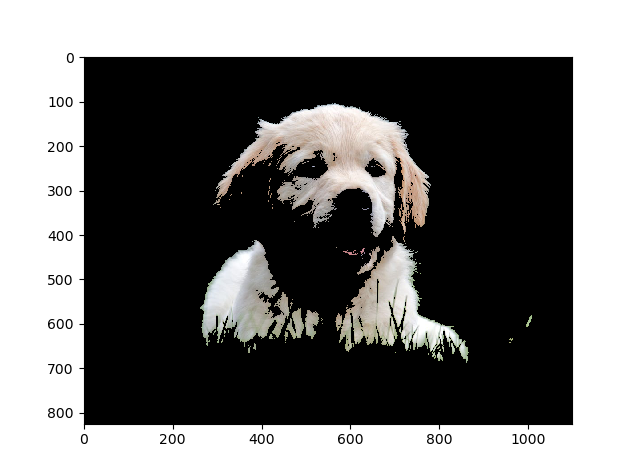

Source code (Python):
import numpy as np
import cv2
import matplotlib.pyplot as plt

img = cv2.imread('E:\Life Detection\Gabor Filters\img.jpg')
img = cv2.cvtColor(img, cv2.COLOR_BGR2RGB)

pixel_values = img.reshape((-1, 3))
pixel_values = np.float32(pixel_values)

criteria = (cv2.TERM_CRITERIA_EPS + cv2.TERM_CRITERIA_MAX_ITER, 100, 0.2)

k = 3
_, labels, (centres) = cv2.kmeans(pixel_values, k, None, criteria, 10, cv2.KMEANS_RANDOM_CENTERS)
centres = np.uint8(centres)
labels = labels.flatten()
segmented_img = centres[labels.flatten()]
segmented_img = segmented_img.reshape(img.shape)
#plt.imshow(segmented_img)
#plt.show()

img2 = np.copy(img)
img2 = img2.reshape((-1,3))
cluster_number = 1
img2[labels == cluster_number] = [0, 0, 0]
cluster_number = 0
img2[labels == cluster_number] = [0, 0, 0]
img2 = img2.reshape(img.shape)
plt.imshow(img2)
plt.show()
